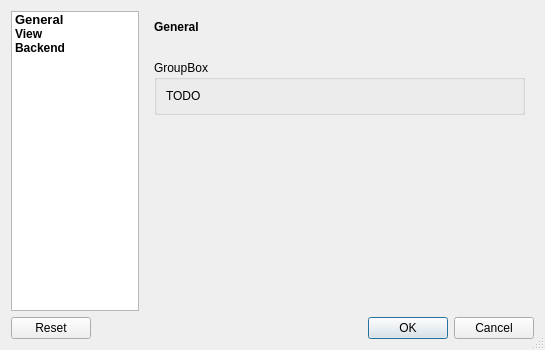
<?xml version="1.0" encoding="UTF-8"?>
<ui version="4.0">
 <class>ConfigDialog</class>
 <widget class="QDialog" name="ConfigDialog">
  <property name="geometry">
   <rect>
    <x>0</x>
    <y>0</y>
    <width>545</width>
    <height>350</height>
   </rect>
  </property>
  <property name="windowTitle">
   <string>Configure Masonry</string>
  </property>
  <property name="sizeGripEnabled">
   <bool>true</bool>
  </property>
  <property name="modal">
   <bool>true</bool>
  </property>
  <layout class="QGridLayout" name="gridLayout">
   <item row="0" column="0">
    <widget class="QListWidget" name="groupListWidget">
     <property name="maximumSize">
      <size>
       <width>128</width>
       <height>16777215</height>
      </size>
     </property>
     <property name="horizontalScrollBarPolicy">
      <enum>Qt::ScrollBarAlwaysOff</enum>
     </property>
     <property name="iconSize">
      <size>
       <width>32</width>
       <height>32</height>
      </size>
     </property>
     <item>
      <property name="text">
       <string>General</string>
      </property>
      <property name="font">
       <font>
        <pointsize>10</pointsize>
        <weight>75</weight>
        <bold>true</bold>
       </font>
      </property>
     </item>
     <item>
      <property name="text">
       <string>View</string>
      </property>
      <property name="font">
       <font>
        <weight>75</weight>
        <bold>true</bold>
       </font>
      </property>
     </item>
     <item>
      <property name="text">
       <string>Backend</string>
      </property>
      <property name="font">
       <font>
        <weight>75</weight>
        <bold>true</bold>
       </font>
      </property>
     </item>
    </widget>
   </item>
   <item row="0" column="1">
    <widget class="QStackedWidget" name="groupStackedWidget">
     <widget class="QWidget" name="generalPage">
      <layout class="QGridLayout" name="gridLayout_2">
       <item row="0" column="0">
        <widget class="QLabel" name="generalLabel">
         <property name="font">
          <font>
           <weight>75</weight>
           <bold>true</bold>
          </font>
         </property>
         <property name="text">
          <string>General</string>
         </property>
        </widget>
       </item>
       <item row="3" column="0">
        <spacer name="verticalSpacer_3">
         <property name="orientation">
          <enum>Qt::Vertical</enum>
         </property>
         <property name="sizeHint" stdset="0">
          <size>
           <width>20</width>
           <height>40</height>
          </size>
         </property>
        </spacer>
       </item>
       <item row="2" column="0">
        <widget class="QGroupBox" name="groupBox_2">
         <property name="title">
          <string>GroupBox</string>
         </property>
         <layout class="QGridLayout" name="gridLayout_10">
          <item row="0" column="0">
           <widget class="QLabel" name="label_2">
            <property name="text">
             <string>TODO</string>
            </property>
           </widget>
          </item>
         </layout>
        </widget>
       </item>
       <item row="1" column="0">
        <spacer name="verticalSpacer_6">
         <property name="orientation">
          <enum>Qt::Vertical</enum>
         </property>
         <property name="sizeType">
          <enum>QSizePolicy::Fixed</enum>
         </property>
         <property name="sizeHint" stdset="0">
          <size>
           <width>20</width>
           <height>20</height>
          </size>
         </property>
        </spacer>
       </item>
      </layout>
     </widget>
     <widget class="QWidget" name="viewPage">
      <layout class="QGridLayout" name="gridLayout_3">
       <item row="0" column="0">
        <widget class="QLabel" name="viewLabel">
         <property name="font">
          <font>
           <weight>75</weight>
           <bold>true</bold>
          </font>
         </property>
         <property name="text">
          <string>View</string>
         </property>
        </widget>
       </item>
       <item row="1" column="0" colspan="2">
        <spacer name="verticalSpacer_5">
         <property name="orientation">
          <enum>Qt::Vertical</enum>
         </property>
         <property name="sizeType">
          <enum>QSizePolicy::Fixed</enum>
         </property>
         <property name="sizeHint" stdset="0">
          <size>
           <width>20</width>
           <height>20</height>
          </size>
         </property>
        </spacer>
       </item>
       <item row="2" column="0" colspan="2">
        <widget class="QGroupBox" name="groupBox">
         <property name="title">
          <string>GroupBox</string>
         </property>
         <layout class="QGridLayout" name="gridLayout_9">
          <item row="0" column="0">
           <widget class="QLabel" name="label">
            <property name="text">
             <string>TODO</string>
            </property>
           </widget>
          </item>
         </layout>
        </widget>
       </item>
       <item row="3" column="0" colspan="2">
        <widget class="QGroupBox" name="groupBox_5">
         <property name="title">
          <string>Advanced</string>
         </property>
         <layout class="QGridLayout" name="gridLayout_11">
          <item row="0" column="0">
           <widget class="QCheckBox" name="graphItemsMovableCheckBox">
            <property name="text">
             <string>Make Graph Items Movable</string>
            </property>
           </widget>
          </item>
         </layout>
        </widget>
       </item>
       <item row="4" column="0" colspan="2">
        <spacer name="verticalSpacer">
         <property name="orientation">
          <enum>Qt::Vertical</enum>
         </property>
         <property name="sizeHint" stdset="0">
          <size>
           <width>20</width>
           <height>40</height>
          </size>
         </property>
        </spacer>
       </item>
      </layout>
     </widget>
     <widget class="QWidget" name="backendPage">
      <layout class="QGridLayout" name="gridLayout_4">
       <item row="0" column="0">
        <widget class="QLabel" name="backendLabel">
         <property name="font">
          <font>
           <weight>75</weight>
           <bold>true</bold>
          </font>
         </property>
         <property name="text">
          <string>Backend</string>
         </property>
        </widget>
       </item>
       <item row="4" column="0">
        <spacer name="verticalSpacer_2">
         <property name="orientation">
          <enum>Qt::Vertical</enum>
         </property>
         <property name="sizeHint" stdset="0">
          <size>
           <width>20</width>
           <height>40</height>
          </size>
         </property>
        </spacer>
       </item>
       <item row="2" column="0">
        <widget class="QComboBox" name="backendComboBox">
         <item>
          <property name="text">
           <string>External Octave Interpreter</string>
          </property>
         </item>
         <item>
          <property name="text">
           <string>External Matlab Interpreter</string>
          </property>
         </item>
        </widget>
       </item>
       <item row="3" column="0">
        <widget class="QStackedWidget" name="backendStackWidget">
         <property name="sizePolicy">
          <sizepolicy hsizetype="Preferred" vsizetype="Fixed">
           <horstretch>0</horstretch>
           <verstretch>0</verstretch>
          </sizepolicy>
         </property>
         <property name="currentIndex">
          <number>0</number>
         </property>
         <widget class="QWidget" name="octaveOptionPage">
          <layout class="QGridLayout" name="gridLayout_7">
           <property name="margin">
            <number>0</number>
           </property>
           <item row="0" column="0">
            <widget class="QGroupBox" name="groupBox_3">
             <property name="title">
              <string>Octave Options</string>
             </property>
             <layout class="QGridLayout" name="gridLayout_5">
              <item row="0" column="0">
               <widget class="QLabel" name="octaveExecutableLabel">
                <property name="text">
                 <string>Executable:</string>
                </property>
                <property name="alignment">
                 <set>Qt::AlignRight|Qt::AlignTrailing|Qt::AlignVCenter</set>
                </property>
               </widget>
              </item>
              <item row="1" column="0">
               <widget class="QLabel" name="octaveParameterLabel">
                <property name="text">
                 <string>Parameters:</string>
                </property>
                <property name="alignment">
                 <set>Qt::AlignRight|Qt::AlignTrailing|Qt::AlignVCenter</set>
                </property>
               </widget>
              </item>
              <item row="1" column="1" colspan="2">
               <widget class="QLineEdit" name="octaveParameterLineEdit"/>
              </item>
              <item row="0" column="1">
               <widget class="QLineEdit" name="octaveExecutableLineEdit"/>
              </item>
              <item row="0" column="2">
               <widget class="QToolButton" name="octaveExecutableChooseButton">
                <property name="text">
                 <string>...</string>
                </property>
               </widget>
              </item>
             </layout>
            </widget>
           </item>
          </layout>
         </widget>
         <widget class="QWidget" name="matlabOptionPage">
          <layout class="QGridLayout" name="gridLayout_8">
           <property name="margin">
            <number>0</number>
           </property>
           <item row="0" column="0">
            <widget class="QGroupBox" name="groupBox_4">
             <property name="title">
              <string>Matlab Options</string>
             </property>
             <layout class="QGridLayout" name="gridLayout_6">
              <item row="0" column="0">
               <widget class="QLabel" name="matlabExecutableLabel">
                <property name="text">
                 <string>Executable:</string>
                </property>
                <property name="alignment">
                 <set>Qt::AlignRight|Qt::AlignTrailing|Qt::AlignVCenter</set>
                </property>
               </widget>
              </item>
              <item row="1" column="0">
               <widget class="QLabel" name="matlabParameterLabel">
                <property name="text">
                 <string>Parameters:</string>
                </property>
                <property name="alignment">
                 <set>Qt::AlignRight|Qt::AlignTrailing|Qt::AlignVCenter</set>
                </property>
               </widget>
              </item>
              <item row="1" column="1" colspan="2">
               <widget class="QLineEdit" name="matlabParameterLineEdit"/>
              </item>
              <item row="0" column="1">
               <widget class="QLineEdit" name="matlabExecutableLineEdit"/>
              </item>
              <item row="0" column="2">
               <widget class="QToolButton" name="matlabExecutableChooseButton">
                <property name="text">
                 <string>...</string>
                </property>
               </widget>
              </item>
             </layout>
            </widget>
           </item>
          </layout>
         </widget>
        </widget>
       </item>
       <item row="1" column="0">
        <spacer name="verticalSpacer_4">
         <property name="orientation">
          <enum>Qt::Vertical</enum>
         </property>
         <property name="sizeType">
          <enum>QSizePolicy::Fixed</enum>
         </property>
         <property name="sizeHint" stdset="0">
          <size>
           <width>20</width>
           <height>10</height>
          </size>
         </property>
        </spacer>
       </item>
      </layout>
     </widget>
    </widget>
   </item>
   <item row="1" column="0" colspan="2">
    <widget class="QDialogButtonBox" name="buttonBox">
     <property name="standardButtons">
      <set>QDialogButtonBox::Cancel|QDialogButtonBox::Ok|QDialogButtonBox::Reset</set>
     </property>
    </widget>
   </item>
  </layout>
 </widget>
 <resources/>
 <connections>
  <connection>
   <sender>groupListWidget</sender>
   <signal>currentRowChanged(int)</signal>
   <receiver>groupStackedWidget</receiver>
   <slot>setCurrentIndex(int)</slot>
   <hints>
    <hint type="sourcelabel">
     <x>131</x>
     <y>166</y>
    </hint>
    <hint type="destinationlabel">
     <x>387</x>
     <y>166</y>
    </hint>
   </hints>
  </connection>
  <connection>
   <sender>backendComboBox</sender>
   <signal>currentIndexChanged(int)</signal>
   <receiver>backendStackWidget</receiver>
   <slot>setCurrentIndex(int)</slot>
   <hints>
    <hint type="sourcelabel">
     <x>299</x>
     <y>40</y>
    </hint>
    <hint type="destinationlabel">
     <x>299</x>
     <y>118</y>
    </hint>
   </hints>
  </connection>
 </connections>
</ui>
